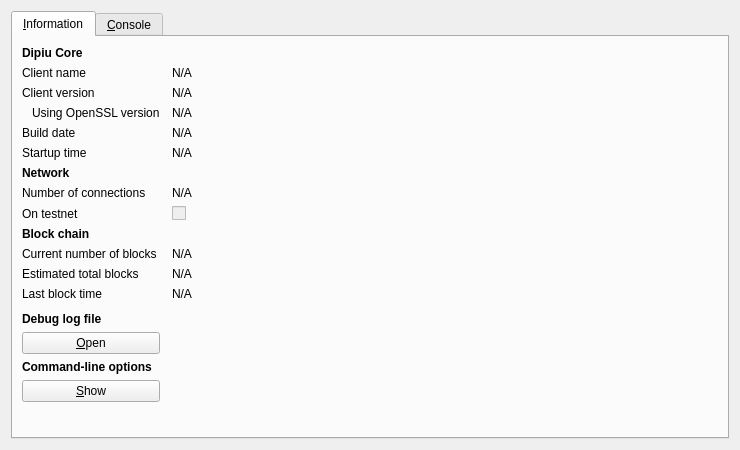
<?xml version="1.0" encoding="UTF-8"?>
<ui version="4.0">
 <class>RPCConsole</class>
 <widget class="QDialog" name="RPCConsole">
  <property name="geometry">
   <rect>
    <x>0</x>
    <y>0</y>
    <width>740</width>
    <height>450</height>
   </rect>
  </property>
  <property name="windowTitle">
   <string>Dipiu - Debug window</string>
  </property>
  <layout class="QVBoxLayout" name="verticalLayout_2">
   <item>
    <widget class="QTabWidget" name="tabWidget">
     <property name="currentIndex">
      <number>0</number>
     </property>
     <widget class="QWidget" name="tab_info">
      <attribute name="title">
       <string>&amp;Information</string>
      </attribute>
      <layout class="QGridLayout" name="gridLayout" columnstretch="0,1">
       <property name="horizontalSpacing">
        <number>12</number>
       </property>
       <item row="0" column="0">
        <widget class="QLabel" name="label_9">
         <property name="font">
          <font>
           <weight>75</weight>
           <bold>true</bold>
          </font>
         </property>
         <property name="text">
          <string>Dipiu Core</string>
         </property>
        </widget>
       </item>
       <item row="1" column="0">
        <widget class="QLabel" name="label_5">
         <property name="text">
          <string>Client name</string>
         </property>
        </widget>
       </item>
       <item row="1" column="1">
        <widget class="QLabel" name="clientName">
         <property name="cursor">
          <cursorShape>IBeamCursor</cursorShape>
         </property>
         <property name="text">
          <string>N/A</string>
         </property>
         <property name="textFormat">
          <enum>Qt::PlainText</enum>
         </property>
         <property name="textInteractionFlags">
          <set>Qt::LinksAccessibleByMouse|Qt::TextSelectableByKeyboard|Qt::TextSelectableByMouse</set>
         </property>
        </widget>
       </item>
       <item row="2" column="0">
        <widget class="QLabel" name="label_6">
         <property name="text">
          <string>Client version</string>
         </property>
        </widget>
       </item>
       <item row="2" column="1">
        <widget class="QLabel" name="clientVersion">
         <property name="cursor">
          <cursorShape>IBeamCursor</cursorShape>
         </property>
         <property name="text">
          <string>N/A</string>
         </property>
         <property name="textFormat">
          <enum>Qt::PlainText</enum>
         </property>
         <property name="textInteractionFlags">
          <set>Qt::LinksAccessibleByMouse|Qt::TextSelectableByKeyboard|Qt::TextSelectableByMouse</set>
         </property>
        </widget>
       </item>
       <item row="3" column="0">
        <widget class="QLabel" name="label_14">
         <property name="text">
          <string>Using OpenSSL version</string>
         </property>
         <property name="indent">
          <number>10</number>
         </property>
        </widget>
       </item>
       <item row="3" column="1">
        <widget class="QLabel" name="openSSLVersion">
         <property name="cursor">
          <cursorShape>IBeamCursor</cursorShape>
         </property>
         <property name="text">
          <string>N/A</string>
         </property>
         <property name="textFormat">
          <enum>Qt::PlainText</enum>
         </property>
         <property name="textInteractionFlags">
          <set>Qt::LinksAccessibleByMouse|Qt::TextSelectableByKeyboard|Qt::TextSelectableByMouse</set>
         </property>
        </widget>
       </item>
       <item row="4" column="0">
        <widget class="QLabel" name="label_12">
         <property name="text">
          <string>Build date</string>
         </property>
        </widget>
       </item>
       <item row="4" column="1">
        <widget class="QLabel" name="buildDate">
         <property name="cursor">
          <cursorShape>IBeamCursor</cursorShape>
         </property>
         <property name="text">
          <string>N/A</string>
         </property>
         <property name="textFormat">
          <enum>Qt::PlainText</enum>
         </property>
         <property name="textInteractionFlags">
          <set>Qt::LinksAccessibleByMouse|Qt::TextSelectableByKeyboard|Qt::TextSelectableByMouse</set>
         </property>
        </widget>
       </item>
       <item row="5" column="0">
        <widget class="QLabel" name="label_13">
         <property name="text">
          <string>Startup time</string>
         </property>
        </widget>
       </item>
       <item row="5" column="1">
        <widget class="QLabel" name="startupTime">
         <property name="cursor">
          <cursorShape>IBeamCursor</cursorShape>
         </property>
         <property name="text">
          <string>N/A</string>
         </property>
         <property name="textFormat">
          <enum>Qt::PlainText</enum>
         </property>
         <property name="textInteractionFlags">
          <set>Qt::LinksAccessibleByMouse|Qt::TextSelectableByKeyboard|Qt::TextSelectableByMouse</set>
         </property>
        </widget>
       </item>
       <item row="6" column="0">
        <widget class="QLabel" name="label_11">
         <property name="font">
          <font>
           <weight>75</weight>
           <bold>true</bold>
          </font>
         </property>
         <property name="text">
          <string>Network</string>
         </property>
        </widget>
       </item>
       <item row="7" column="0">
        <widget class="QLabel" name="label_7">
         <property name="text">
          <string>Number of connections</string>
         </property>
        </widget>
       </item>
       <item row="7" column="1">
        <widget class="QLabel" name="numberOfConnections">
         <property name="cursor">
          <cursorShape>IBeamCursor</cursorShape>
         </property>
         <property name="text">
          <string>N/A</string>
         </property>
         <property name="textFormat">
          <enum>Qt::PlainText</enum>
         </property>
         <property name="textInteractionFlags">
          <set>Qt::LinksAccessibleByMouse|Qt::TextSelectableByKeyboard|Qt::TextSelectableByMouse</set>
         </property>
        </widget>
       </item>
       <item row="8" column="0">
        <widget class="QLabel" name="label_8">
         <property name="text">
          <string>On testnet</string>
         </property>
        </widget>
       </item>
       <item row="8" column="1">
        <widget class="QCheckBox" name="isTestNet">
         <property name="enabled">
          <bool>false</bool>
         </property>
         <property name="text">
          <string/>
         </property>
        </widget>
       </item>
       <item row="9" column="0">
        <widget class="QLabel" name="label_10">
         <property name="font">
          <font>
           <weight>75</weight>
           <bold>true</bold>
          </font>
         </property>
         <property name="text">
          <string>Block chain</string>
         </property>
        </widget>
       </item>
       <item row="10" column="0">
        <widget class="QLabel" name="label_3">
         <property name="text">
          <string>Current number of blocks</string>
         </property>
        </widget>
       </item>
       <item row="10" column="1">
        <widget class="QLabel" name="numberOfBlocks">
         <property name="cursor">
          <cursorShape>IBeamCursor</cursorShape>
         </property>
         <property name="text">
          <string>N/A</string>
         </property>
         <property name="textFormat">
          <enum>Qt::PlainText</enum>
         </property>
         <property name="textInteractionFlags">
          <set>Qt::LinksAccessibleByMouse|Qt::TextSelectableByKeyboard|Qt::TextSelectableByMouse</set>
         </property>
        </widget>
       </item>
       <item row="11" column="0">
        <widget class="QLabel" name="label_4">
         <property name="text">
          <string>Estimated total blocks</string>
         </property>
        </widget>
       </item>
       <item row="11" column="1">
        <widget class="QLabel" name="totalBlocks">
         <property name="cursor">
          <cursorShape>IBeamCursor</cursorShape>
         </property>
         <property name="text">
          <string>N/A</string>
         </property>
         <property name="textFormat">
          <enum>Qt::PlainText</enum>
         </property>
         <property name="textInteractionFlags">
          <set>Qt::LinksAccessibleByMouse|Qt::TextSelectableByKeyboard|Qt::TextSelectableByMouse</set>
         </property>
        </widget>
       </item>
       <item row="12" column="0">
        <widget class="QLabel" name="label_2">
         <property name="text">
          <string>Last block time</string>
         </property>
        </widget>
       </item>
       <item row="12" column="1">
        <widget class="QLabel" name="lastBlockTime">
         <property name="cursor">
          <cursorShape>IBeamCursor</cursorShape>
         </property>
         <property name="text">
          <string>N/A</string>
         </property>
         <property name="textFormat">
          <enum>Qt::PlainText</enum>
         </property>
         <property name="textInteractionFlags">
          <set>Qt::LinksAccessibleByMouse|Qt::TextSelectableByKeyboard|Qt::TextSelectableByMouse</set>
         </property>
        </widget>
       </item>
       <item row="13" column="0">
        <spacer name="verticalSpacer_2">
         <property name="orientation">
          <enum>Qt::Vertical</enum>
         </property>
         <property name="sizeHint" stdset="0">
          <size>
           <width>20</width>
           <height>20</height>
          </size>
         </property>
        </spacer>
       </item>
       <item row="14" column="0">
        <widget class="QLabel" name="labelDebugLogfile">
         <property name="font">
          <font>
           <weight>75</weight>
           <bold>true</bold>
          </font>
         </property>
         <property name="text">
          <string>Debug log file</string>
         </property>
        </widget>
       </item>
       <item row="15" column="0">
        <widget class="QPushButton" name="openDebugLogfileButton">
         <property name="toolTip">
          <string>Open the Dipiu debug log file from the current data directory. This can take a few seconds for large log files.</string>
         </property>
         <property name="text">
          <string>&amp;Open</string>
         </property>
         <property name="autoDefault">
          <bool>false</bool>
         </property>
        </widget>
       </item>
       <item row="16" column="0">
        <widget class="QLabel" name="labelCLOptions">
         <property name="font">
          <font>
           <weight>75</weight>
           <bold>true</bold>
          </font>
         </property>
         <property name="text">
          <string>Command-line options</string>
         </property>
        </widget>
       </item>
       <item row="17" column="0">
        <widget class="QPushButton" name="showCLOptionsButton">
         <property name="toolTip">
          <string>Show the Dipiu-Qt help message to get a list with possible Dipiu command-line options.</string>
         </property>
         <property name="text">
          <string>&amp;Show</string>
         </property>
         <property name="autoDefault">
          <bool>false</bool>
         </property>
        </widget>
       </item>
       <item row="18" column="0">
        <spacer name="verticalSpacer">
         <property name="orientation">
          <enum>Qt::Vertical</enum>
         </property>
         <property name="sizeHint" stdset="0">
          <size>
           <width>20</width>
           <height>40</height>
          </size>
         </property>
        </spacer>
       </item>
      </layout>
     </widget>
     <widget class="QWidget" name="tab_console">
      <attribute name="title">
       <string>&amp;Console</string>
      </attribute>
      <layout class="QVBoxLayout" name="verticalLayout_3">
       <property name="spacing">
        <number>3</number>
       </property>
       <item>
        <widget class="QTextEdit" name="messagesWidget">
         <property name="minimumSize">
          <size>
           <width>0</width>
           <height>100</height>
          </size>
         </property>
         <property name="readOnly">
          <bool>true</bool>
         </property>
         <property name="tabKeyNavigation" stdset="0">
          <bool>false</bool>
         </property>
         <property name="columnCount" stdset="0">
          <number>2</number>
         </property>
        </widget>
       </item>
       <item>
        <layout class="QHBoxLayout" name="horizontalLayout">
         <property name="spacing">
          <number>3</number>
         </property>
         <item>
          <widget class="QLabel" name="label">
           <property name="text">
            <string notr="true">&gt;</string>
           </property>
          </widget>
         </item>
         <item>
          <widget class="QLineEdit" name="lineEdit"/>
         </item>
         <item>
          <widget class="QPushButton" name="clearButton">
           <property name="maximumSize">
            <size>
             <width>24</width>
             <height>24</height>
            </size>
           </property>
           <property name="toolTip">
            <string>Clear console</string>
           </property>
           <property name="text">
            <string/>
           </property>
           <property name="icon">
            <iconset resource="../bitcoin.qrc">
             <normaloff>:/icons/remove</normaloff>:/icons/remove</iconset>
           </property>
           <property name="shortcut">
            <string notr="true">Ctrl+L</string>
           </property>
           <property name="autoDefault">
            <bool>false</bool>
           </property>
          </widget>
         </item>
        </layout>
       </item>
      </layout>
     </widget>
    </widget>
   </item>
  </layout>
 </widget>
 <resources>
  <include location="../bitcoin.qrc"/>
 </resources>
 <connections/>
</ui>
